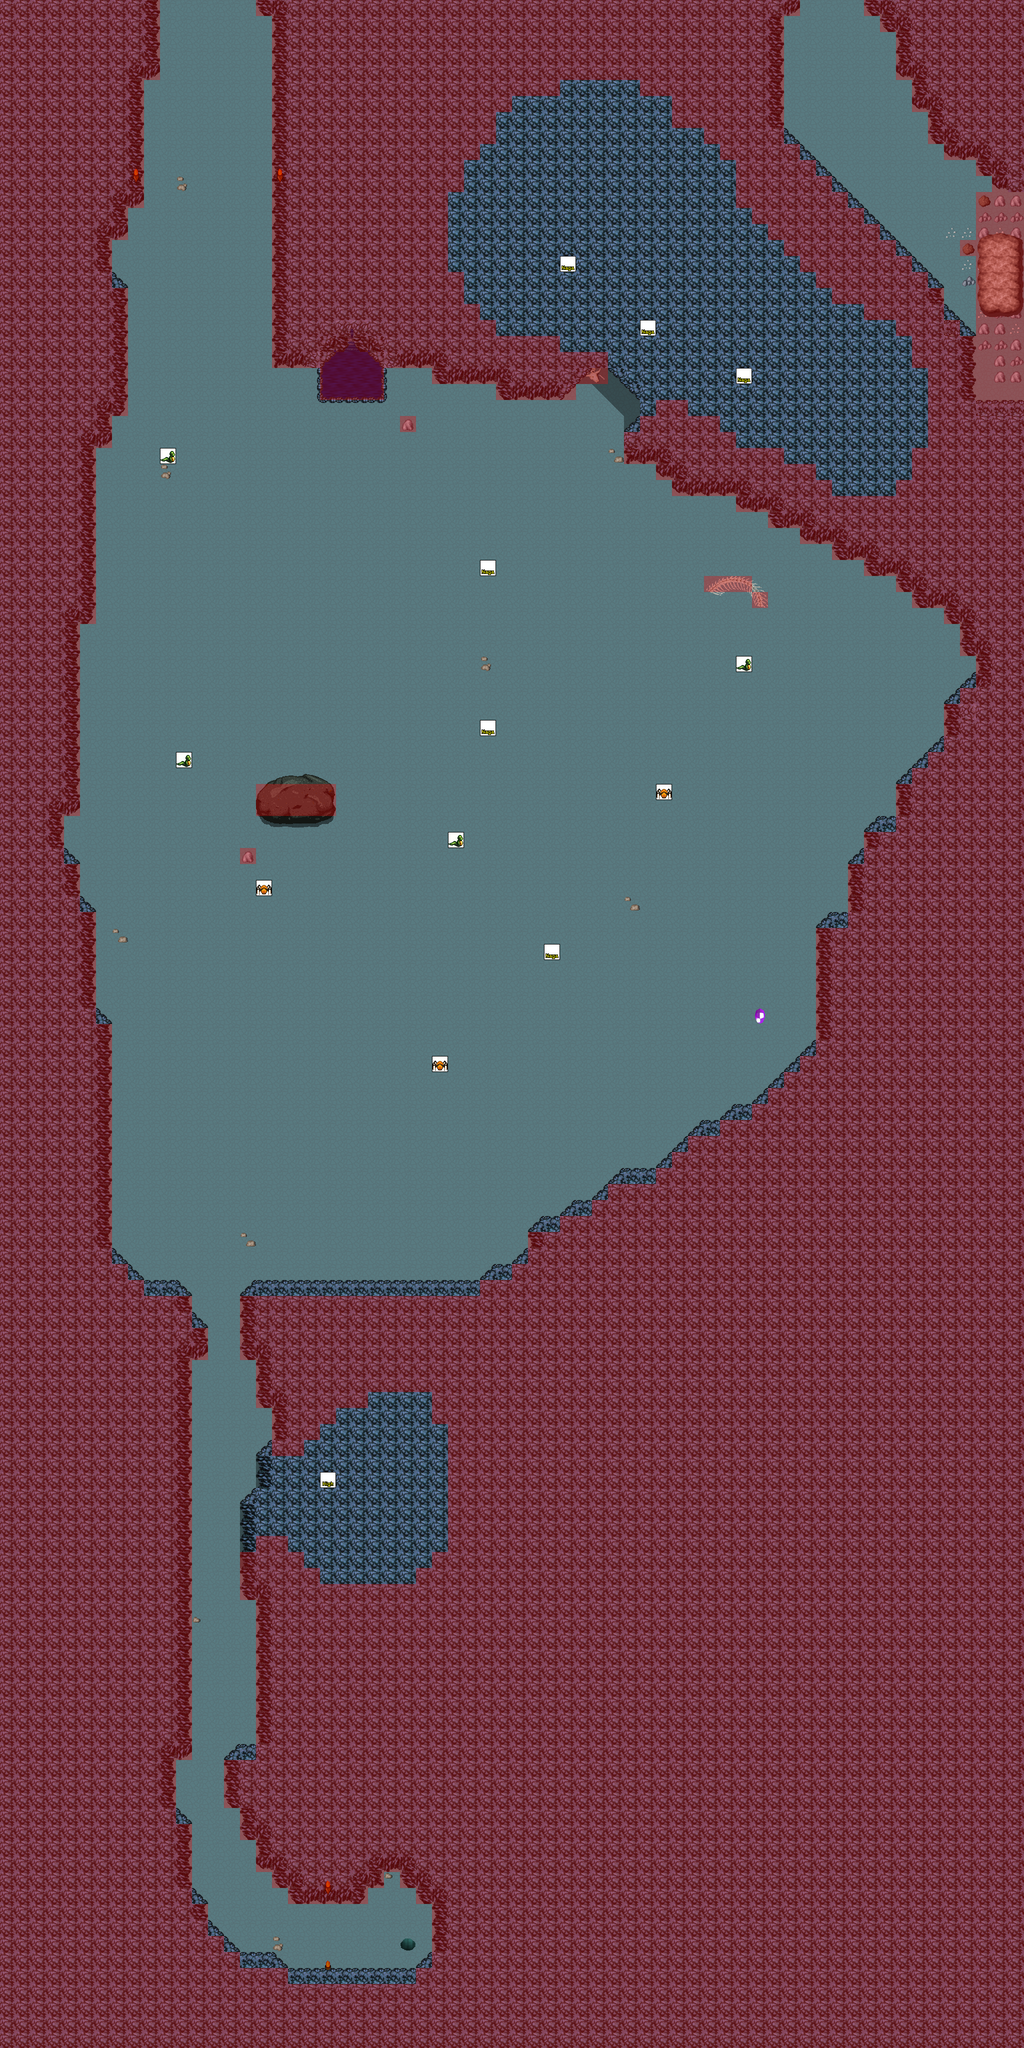

A level layout from a 2D game, rendered from its tile map. Below: a short description, then the map file with tile-grid data replaced by summaries:
An orthogonal 64x128 tile map with 32x32 px tiles, 7 tile layers (0_floor, 1_terrain, 2_object, 3_roof, ...), 3 hidden layers not drawn, 20 tilesets.

<map version="1.0" tiledversion="1.1.6" orientation="orthogonal" renderorder="right-down" width="64" height="128" tilewidth="32" tileheight="32" infinite="0" nextobjectid="1">
 <tileset firstgid="1" name="collision" tilewidth="32" tileheight="32" tilecount="1" columns="1">
  <image source="../../tileset/logic/collision.png" width="32" height="32" />
 </tileset>
 <tileset firstgid="2" name="creature/naga" tilewidth="32" tileheight="32" tilecount="4" columns="4">
  <image source="../../tileset/logic/creature/naga.png" width="128" height="32" />
 </tileset>
 <tileset firstgid="6" name="creature/animal" tilewidth="32" tileheight="32" tilecount="30" columns="30">
  <image source="../../tileset/logic/creature/animal.png" width="960" height="32" />
 </tileset>
 <tileset firstgid="36" name="rocks" tilewidth="32" tileheight="32" tilecount="4" columns="2">
  <image source="../../tileset/ground/rock/rocks.png" width="64" height="64" />
 </tileset>
 <tileset firstgid="40" name="pebbles" tilewidth="32" tileheight="32" tilecount="3" columns="1">
  <image source="../../tileset/ground/rock/pebbles.png" width="32" height="96" />
 </tileset>
 <tileset firstgid="43" name="ground_4" tilewidth="32" tileheight="32" tilecount="40" columns="4">
  <image source="../../tileset/ground/ground_4.png" width="128" height="320" />
 </tileset>
 <tileset firstgid="83" name="interior_blue_rock" tilewidth="32" tileheight="32" tilecount="140" columns="10">
  <image source="../../tileset/building/wall/int_rock_blue.png" width="320" height="448" />
 </tileset>
 <tileset firstgid="223" name="large_boulder" tilewidth="32" tileheight="32" tilecount="9" columns="3">
  <image source="../../tileset/ground/rock/large_boulder.png" width="96" height="96" />
 </tileset>
 <tileset firstgid="232" name="large_pebble" tilewidth="32" tileheight="32" tilecount="2" columns="2">
  <image source="../../tileset/ground/rock/large_pebble.png" width="64" height="32" />
 </tileset>
 <tileset firstgid="234" name="huge_boulder" tilewidth="32" tileheight="32" tilecount="20" columns="5">
  <image source="../../tileset/ground/rock/huge_boulder.png" width="160" height="128" />
 </tileset>
 <tileset firstgid="254" name="pothole" tilewidth="32" tileheight="32" tilecount="4" columns="4">
  <image source="../../tileset/ground/pothole.png" width="128" height="32" />
 </tileset>
 <tileset firstgid="258" name="water" tilewidth="32" tileheight="32" tilecount="24" columns="3">
  <image source="../../tileset/ground/water/water.png" width="96" height="256" />
 </tileset>
 <tileset firstgid="282" name="item/corpse/huge_animal" tilewidth="32" tileheight="32" tilecount="16" columns="2">
  <image source="../../tileset/item/corpse/huge_animal.png" width="64" height="256" />
 </tileset>
 <tileset firstgid="298" name="snake_skeleton" tilewidth="32" tileheight="32" tilecount="16" columns="8">
  <image source="../../tileset/item/corpse/snake_skeleton.png" width="256" height="64" />
 </tileset>
 <tileset firstgid="314" name="water/foaming" tilewidth="32" tileheight="32" tilecount="8" columns="8">
  <image source="../../tileset/ground/water/foaming.png" width="256" height="32" />
 </tileset>
 <tileset firstgid="322" name="torchlight_5x4" tilewidth="32" tileheight="32" tilecount="96" columns="12">
  <image source="../../tileset/light/torchlight_5x4.png" width="384" height="256" />
 </tileset>
 <tileset firstgid="418" name="torch_2" tilewidth="32" tileheight="32" tilecount="9" columns="3">
  <image source="../../tileset/furniture/light/torch_2.png" width="96" height="96" />
 </tileset>
 <tileset firstgid="427" name="rotating_crystal" tilewidth="32" tileheight="32" tilecount="48" columns="8">
  <image source="../../tileset/object/rotating_crystal.png" width="256" height="192" />
 </tileset>
 <tileset firstgid="475" name="light/white_1x1" tilewidth="32" tileheight="32" tilecount="1" columns="1">
  <image source="../../tileset/light/white_1x1.png" width="32" height="32" />
 </tileset>
 <tileset firstgid="476" name="light_5x5" tilewidth="32" tileheight="32" tilecount="25" columns="5">
  <image source="../../tileset/light/light_5x5.png" width="160" height="160" />
 </tileset>
 <layer name="0_floor" width="64" height="128">
  <data>[8192 cells, 8192 non-empty, 5 distinct tile ids]</data>
 </layer>
 <layer name="1_terrain" width="64" height="128">
  <data>[8192 cells, 380 non-empty, 53 distinct tile ids]</data>
 </layer>
 <layer name="2_object" width="64" height="128">
  <data>[8192 cells, 35 non-empty, 18 distinct tile ids]</data>
 </layer>
 <layer name="3_roof" width="64" height="128">
  <data>[8192 cells, 811 non-empty, 22 distinct tile ids]</data>
 </layer>
 <layer name="4_roof_add" width="64" height="128">
  <data>[8192 cells, 1 non-empty, 1 distinct tile ids]</data>
 </layer>
 <layer name="objects" width="64" height="128">
  <data>[8192 cells, 14 non-empty, 4 distinct tile ids]</data>
 </layer>
 <layer name="collision" width="64" height="128" opacity="0.31">
  <data>[8192 cells, 4690 non-empty, 1 distinct tile ids]</data>
 </layer>
 <layer name="protection" width="64" height="128" visible="0">
  <data>[8192 cells, 0 non-empty, 0 distinct tile ids]</data>
 </layer>
 <layer name="blend_ground" width="64" height="128" visible="0" opacity="0.45">
  <data>[8192 cells, 85 non-empty, 30 distinct tile ids]</data>
 </layer>
 <layer name="blend_roof" width="64" height="128" visible="0" opacity="0.45">
  <data>[8192 cells, 7 non-empty, 7 distinct tile ids]</data>
 </layer>
</map>
